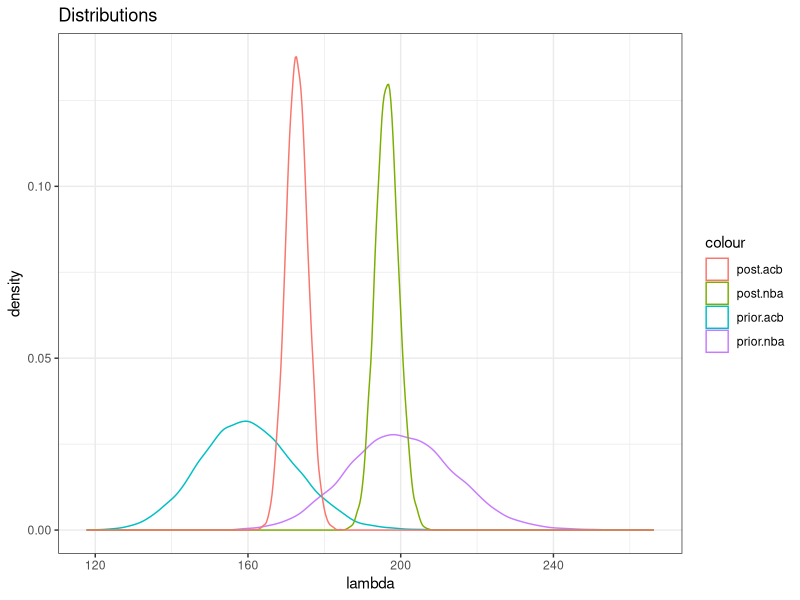
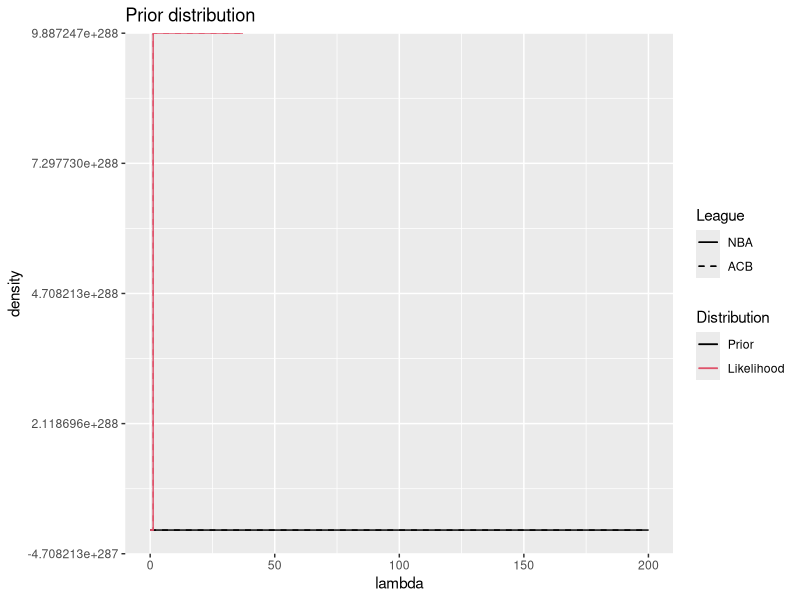

These figures' R source, in order:
## ---- chunk 1
knitr::opts_chunk$set(echo = TRUE)
library(ggplot2)
library(tidyverse)
setwd("/home/ajo/gitRepos/bayesian/HW2")
## ---- chunk 2
data <- read.table("basquet.txt", header = T)
str(data)
head(data)
## ---- chunk 3
delta.lambda <- 0.01
end <- 200
sim.points <- end/delta.lambda
lambda <- seq(0, end, length.out = sim.points)
n <- dim(data)[[1]]

prior.par.nba <- c(alpha = 200, beta = 1)
prior.par.acb <- c(alpha = 160, beta = 1)

prior.nba <- rgamma(sim.points, shape = prior.par.nba[1], rate = prior.par.nba[2])
prior.acb <- rgamma(sim.points, shape = prior.par.acb[1], rate = prior.par.acb[2])

# Klarer ikke å beregne likelihood!!!!???? Faen. Tallene blir for store!
likelihood.nba <- exp(-lambda*n)*lambda^sum(data[,2])
#likelihood.nba <- map_dbl(lambda, ~ prod(dpois(data[,2], .x)))
norm.likelihood.nba <- likelihood.nba/(sum(likelihood.nba)*delta.lambda)
likelihood.acb <- exp(-lambda*n)*lambda^sum(data[,1])
norm.likelihood.acb <- likelihood.acb/(sum(likelihood.acb)*delta.lambda)

# Analytical solution of posterior (conjugate prior)
posterior.par.nba <- prior.par.nba + c(sum(data[,2]), n)
posterior.par.acb <- prior.par.acb + c(sum(data[,1]), n)
an.posterior.nba <- rgamma(sim.points, shape = posterior.par.nba[1], rate = posterior.par.nba[2])
an.posterior.acb <- rgamma(sim.points, shape = posterior.par.acb[1], rate = posterior.par.acb[2])

df <- tibble(lambda, likelihood.nba, likelihood.acb,
             norm.likelihood.nba, norm.likelihood.acb,
             prior.nba,  prior.acb, 
             an.posterior.nba, an.posterior.acb)

ggplot(df) +
    geom_density(aes(prior.nba, col = "prior.nba")) +
    geom_density(aes(prior.acb, col = "prior.acb")) +
    geom_density(aes(an.posterior.nba, col = "post.nba")) +
    geom_density(aes(an.posterior.acb, col = "post.acb")) +
    ggtitle("Distributions") +
    xlab("lambda") +
    #geom_line(aes(x = lambda, y = norm.likelihood.nba)) +
    #geom_line(aes(x = lambda, y = norm.likelihood.acb)) +
    theme_bw()

# I have not been able to get this to work!? Shit, should not be difficult.    
# Alt dette failer pga beregning av likelihood over! Får det ikke til. 

ggplot(df) +
  geom_line(aes(x = lambda, y = prior.nba, linetype = "c", col = "1")) +
  geom_line(aes(x = lambda, y = prior.nba, linetype = "e", col = "1")) +
  geom_line(aes(x = lambda, y = likelihood.nba, linetype = "c", col = "2")) +
  geom_line(aes(x = lambda, y = likelihood.acb, linetype = "e", col = "2")) +
  ggtitle("Prior distribution") +
  ylab("density") +
  scale_linetype_manual(name = "League", 
    values = 1:2, labels = c("NBA", "ACB")) +
  scale_color_manual(name = "Distribution", 
    values = 1:2, labels = c("Prior", "Likelihood"))
